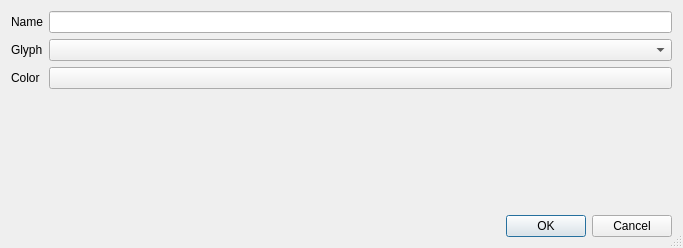
<?xml version="1.0" encoding="UTF-8"?>
<ui version="4.0">
 <class>DialogPort</class>
 <widget class="QDialog" name="DialogPort">
  <property name="geometry">
   <rect>
    <x>0</x>
    <y>0</y>
    <width>683</width>
    <height>248</height>
   </rect>
  </property>
  <property name="windowTitle">
   <string>Add a port</string>
  </property>
  <property name="sizeGripEnabled">
   <bool>true</bool>
  </property>
  <layout class="QVBoxLayout" name="verticalLayout">
   <item>
    <layout class="QFormLayout" name="formLayout">
     <property name="fieldGrowthPolicy">
      <enum>QFormLayout::AllNonFixedFieldsGrow</enum>
     </property>
     <item row="0" column="0">
      <widget class="QLabel" name="labelName">
       <property name="text">
        <string>Name</string>
       </property>
      </widget>
     </item>
     <item row="0" column="1">
      <widget class="QLineEdit" name="lineEditName"/>
     </item>
     <item row="1" column="0">
      <widget class="QLabel" name="labelGlyph">
       <property name="text">
        <string>Glyph</string>
       </property>
      </widget>
     </item>
     <item row="1" column="1">
      <widget class="QComboBox" name="comboBoxGlyph"/>
     </item>
     <item row="2" column="0">
      <widget class="QLabel" name="PortColorLabel">
       <property name="text">
        <string>Color</string>
       </property>
      </widget>
     </item>
     <item row="2" column="1">
      <widget class="tlp::ColorButton" name="ColorPortButton">
       <property name="text">
        <string/>
       </property>
      </widget>
     </item>
    </layout>
   </item>
   <item>
    <widget class="QDialogButtonBox" name="buttonBox">
     <property name="orientation">
      <enum>Qt::Horizontal</enum>
     </property>
     <property name="standardButtons">
      <set>QDialogButtonBox::Cancel|QDialogButtonBox::Ok</set>
     </property>
    </widget>
   </item>
  </layout>
 </widget>
 <customwidgets>
  <customwidget>
   <class>tlp::ColorButton</class>
   <extends>QPushButton</extends>
   <header location="global">tulip/ColorButton.h</header>
  </customwidget>
 </customwidgets>
 <resources/>
 <connections>
  <connection>
   <sender>buttonBox</sender>
   <signal>accepted()</signal>
   <receiver>DialogPort</receiver>
   <slot>accept()</slot>
   <hints>
    <hint type="sourcelabel">
     <x>248</x>
     <y>254</y>
    </hint>
    <hint type="destinationlabel">
     <x>157</x>
     <y>274</y>
    </hint>
   </hints>
  </connection>
  <connection>
   <sender>buttonBox</sender>
   <signal>rejected()</signal>
   <receiver>DialogPort</receiver>
   <slot>reject()</slot>
   <hints>
    <hint type="sourcelabel">
     <x>316</x>
     <y>260</y>
    </hint>
    <hint type="destinationlabel">
     <x>286</x>
     <y>274</y>
    </hint>
   </hints>
  </connection>
 </connections>
</ui>
